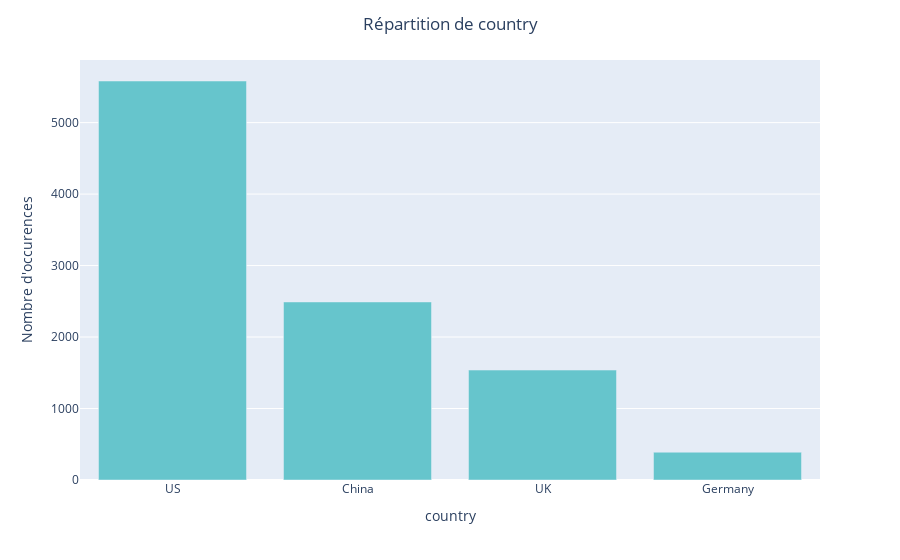
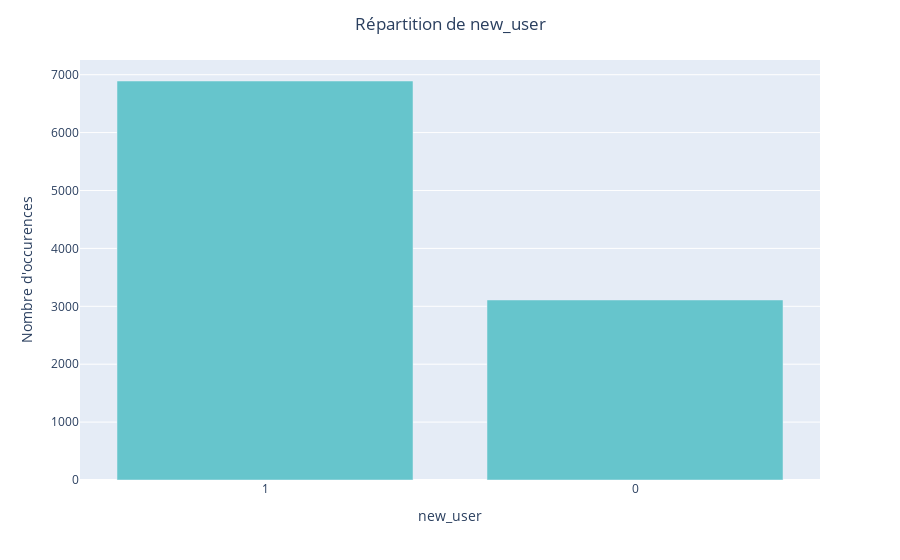
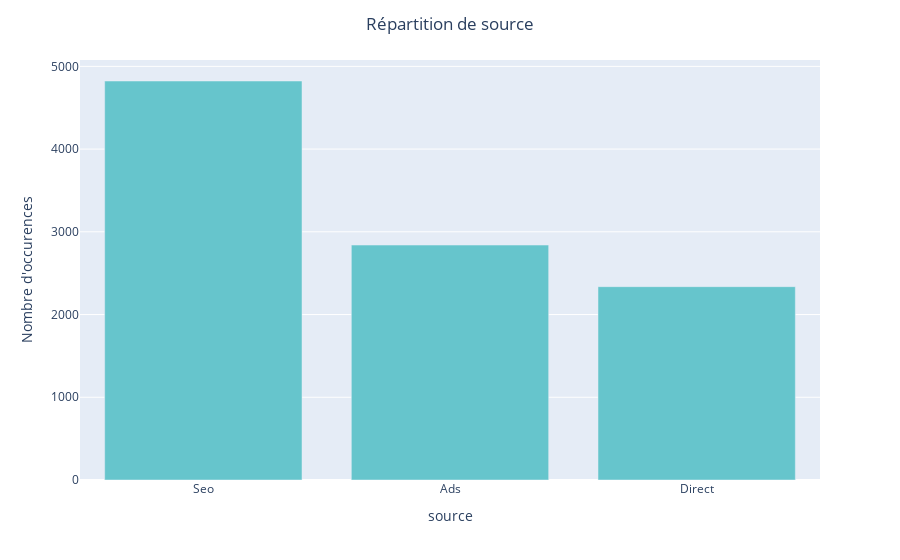

Notebook cell for these charts, in order:
### Markdown cell above
##### Répartition des variables qualitatives

### Code cell
cat_features = data_train_sample.select_dtypes(include=["object", "bool"]).columns

for feature in cat_features:
    df_grouped = data_train_sample[feature].value_counts().reset_index()
    df_grouped.columns = [feature, "count"]

    fig = px.bar(df_grouped, x=feature, y="count", color_discrete_sequence=px.colors.qualitative.Pastel)
    fig.update_layout(title=f"Répartition de {feature}", title_x=0.5,
        xaxis_title=feature, yaxis_title="Nombre d'occurences")
    fig.show()

### Figure 1 — Plotly figure (JSON) as saved in the notebook; plotly's stock layout.template omitted (floating-point values rounded to 4 significant figures)
{"data": [{"hovertemplate": "country=%{x}<br>count=%{y}<extra></extra>", "legendgroup": "", "marker": {"color": "rgb(102, 197, 204)", "pattern": {"shape": ""}}, "name": "", "orientation": "v", "showlegend": false, "textposition": "auto", "type": "bar", "x": ["US", "China", "UK", "Germany"], "xaxis": "x", "y": [5582, 2491, 1538, 389], "yaxis": "y"}], "layout": {"barmode": "relative", "legend": {"tracegroupgap": 0}, "margin": {"t": 60}, "title": {"text": "Répartition de country", "x": 0.5}, "xaxis": {"anchor": "y", "domain": [0, 1], "title": {"text": "country"}}, "yaxis": {"anchor": "x", "domain": [0, 1], "title": {"text": "Nombre d'occurences"}}}}

### Figure 2 — Plotly figure (JSON) as saved in the notebook; plotly's stock layout.template omitted (floating-point values rounded to 4 significant figures)
{"data": [{"hovertemplate": "new_user=%{x}<br>count=%{y}<extra></extra>", "legendgroup": "", "marker": {"color": "rgb(102, 197, 204)", "pattern": {"shape": ""}}, "name": "", "orientation": "v", "showlegend": false, "textposition": "auto", "type": "bar", "x": ["1", "0"], "xaxis": "x", "y": [6891, 3109], "yaxis": "y"}], "layout": {"barmode": "relative", "legend": {"tracegroupgap": 0}, "margin": {"t": 60}, "title": {"text": "Répartition de new_user", "x": 0.5}, "xaxis": {"anchor": "y", "domain": [0, 1], "title": {"text": "new_user"}}, "yaxis": {"anchor": "x", "domain": [0, 1], "title": {"text": "Nombre d'occurences"}}}}

### Figure 3 — Plotly figure (JSON) as saved in the notebook; plotly's stock layout.template omitted (floating-point values rounded to 4 significant figures)
{"data": [{"hovertemplate": "source=%{x}<br>count=%{y}<extra></extra>", "legendgroup": "", "marker": {"color": "rgb(102, 197, 204)", "pattern": {"shape": ""}}, "name": "", "orientation": "v", "showlegend": false, "textposition": "auto", "type": "bar", "x": ["Seo", "Ads", "Direct"], "xaxis": "x", "y": [4823, 2840, 2337], "yaxis": "y"}], "layout": {"barmode": "relative", "legend": {"tracegroupgap": 0}, "margin": {"t": 60}, "title": {"text": "Répartition de source", "x": 0.5}, "xaxis": {"anchor": "y", "domain": [0, 1], "title": {"text": "source"}}, "yaxis": {"anchor": "x", "domain": [0, 1], "title": {"text": "Nombre d'occurences"}}}}
